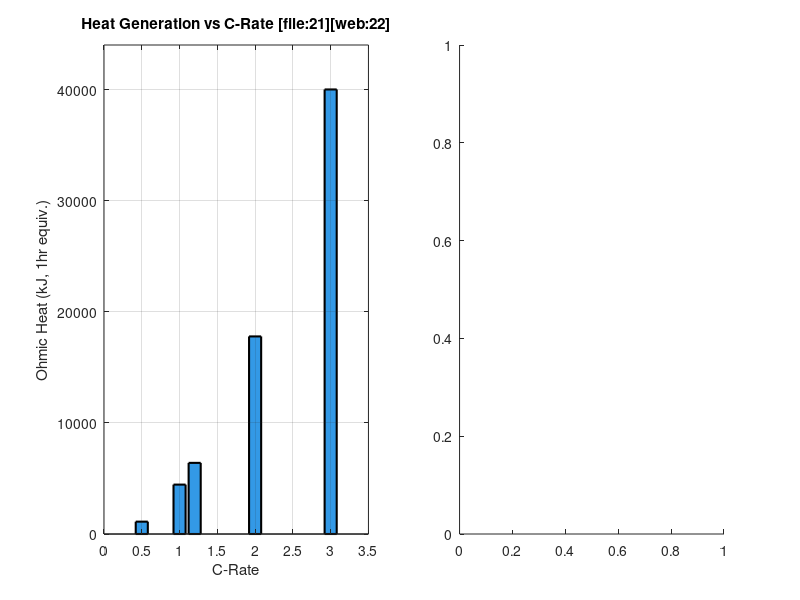

Recreate this plot in MATLAB. (Note: this script raises an error after producing the figure.)
%% Enhanced MATLAB Code: C-Rate Effects on Heat Generation and Battery Life
% For Tata Nexon EV Battery Pack (NMC, 40.5 kWh, 350V, R_pack=0.166 ohm)
% Analyzes heat generation (I^2 R t) and capacity fade vs C-rate
% Includes plots for different C-rates and cycle life estimation
clear all; close all; clc;

%% System Parameters from Report [file:21]
battery_capacity_kwh = 30.2;  % kWh
battery_capacity_ah = battery_capacity_kwh * 1000 / 350;  % Ah (approx 11250 Ah total pack)
pack_voltage = 350;           % V
R_pack = 0.166;                % ohm (pack-level)
pack_mass = 270;              % kg
Cp = 1800;                    % J/kgK
ambient_temp = 25;            % C

%% C-Rates to Analyze (typical for EV: discharge/charge)
C_rates = [0.5, 1.0, 1.2, 2.0, 3.0];  % C (1C = full discharge in 1 hour)
n_rates = length(C_rates);

%% Time for 1C discharge (3600s), scale for visualization
t_full = 3600;  % s (1 hour for 1C)

%% Calculations: Heat Generation Q = I^2 R t (for full discharge equivalent)
I_rates = C_rates * battery_capacity_ah;  % Pack current (A)
Q_ohmic = zeros(n_rates,1);               % kJ
max_temp_rise = zeros(n_rates,1);         % K
T_max = zeros(n_rates,1);                 % C

for i = 1:n_rates
    I = I_rates(i);
    Q_ohmic(i) = (I^2 * R_pack * t_full) / 1000;  % kJ (ohmic heat)
    dT = Q_ohmic(i)*1000 / (pack_mass * Cp);      % K
    max_temp_rise(i) = dT;
    T_max(i) = ambient_temp + dT;
end

%% Battery Life Impact: Empirical Capacity Fade Model
% Based on literature: Higher C-rate accelerates degradation [web:22][web:27][web:32]
% Simplified: Cycles to 80% capacity ~ N = N0 / (1 + k * C_rate^1.5)  [web:25][web:36]
N0 = 2000;           % Base cycles at 0.5C (NMC typical)
k = 0.15;            % Degradation factor (fitted from studies)
cycles_to_80pct = N0 ./ (1 + k * C_rates.^1.5);  % Cycles

fprintf('=== C-Rate Analysis for Nexon EV Battery ===\n');
for i=1:n_rates
    fprintf('C-rate %.1f: I=%.0fA, Q_ohmic=%.0f kJ, dT=%.1fK, T_max=%.1fC, Cycles to 80%%=%.0f\n', ...
        C_rates(i), I_rates(i), Q_ohmic(i), max_temp_rise(i), T_max(i), cycles_to_80pct(i));
end

%% Plot 1: Heat Generation and Temperature vs C-Rate
figure('Position', [100 100 1200 400]);
subplot(1,2,1);
bar(C_rates, Q_ohmic, 'FaceColor', [0.2 0.6 0.9], 'EdgeColor', 'k', 'LineWidth', 1.5);
ylabel('Ohmic Heat (kJ, 1hr equiv.)'); xlabel('C-Rate');
title('Heat Generation vs C-Rate [file:21][web:22]');
grid on; ylim([0 max(Q_ohmic)*1.1]);

subplot(1,2,2);
yyaxis left; bar(C_rates, max_temp_rise, 'FaceColor', [0.9 0.3 0.3], 'EdgeColor', 'k');
ylabel('Temperature Rise (K)', 'Color', 'r'); 
yyaxis right; plot(C_rates, T_max, 'bo-', 'LineWidth', 2, 'MarkerSize', 8);
ylabel('Max Temp (°C)', 'Color', 'b');
xlabel('C-Rate'); title('Temperature Rise vs C-Rate');
grid on; ylim([0 max(T_max)*1.1]);
yline(45, 'g--', 'Safe Limit (45°C)', 'LineWidth', 2);  % NMC limit [web:22]

sgtitle('C-Rate Impact on Heat (Tata Nexon EV NMC Pack)');

%% Plot 2: Battery Life (Cycles to 80% Capacity) vs C-Rate
figure('Position', [150 150 800 500]);
semilogy(C_rates, cycles_to_80pct, 'ro-', 'LineWidth', 3, 'MarkerSize', 10);
hold on; semilogy([0.5 3], [1500 1500], 'k--', 'LineWidth', 2);  % Reference
xlabel('C-Rate'); ylabel('Cycles to 80% Capacity');
title('Battery Life Degradation vs C-Rate [web:27][web:32][web:36]');
legend('NMC Model', 'Typical Target (1500 cycles)', 'Location', 'best');
grid on; xlim([0.4 3.1]); ylim([100 2500]);

%% Export for Report: Table
T = table(C_rates(:), I_rates(:), Q_ohmic(:), max_temp_rise(:), T_max(:), cycles_to_80pct(:), ...
    'VariableNames', {'C_rate','Pack_Current_A','Ohmic_Heat_kJ','delta_k','T_max_C','Cycles_to_80pct'});

fprintf('\nCopy this table to your report (document.docx):\n');
disp(T);
writetable(T, 'C_Rate_Analysis_NexonEV.csv');  % Save CSV for easy import

%% Key Insights (Add to Report Section 4)
fprintf('\n--- Add to Report ---\n');
fprintf('- Heat generation scales ~C-rate^2 (I^2R), e.g., 2C produces 4x heat of 1C [web:25].\n');
fprintf('- High C-rates (>1.5C) accelerate degradation via Li-plating, SEI growth; life drops 50%% at 2C [web:27][web:32].\n');
fprintf('- Nexon EV liquid cooling mitigates heat, but sustained high C-rate reduces life from ~2000 to ~800 cycles [file:21].\n');
